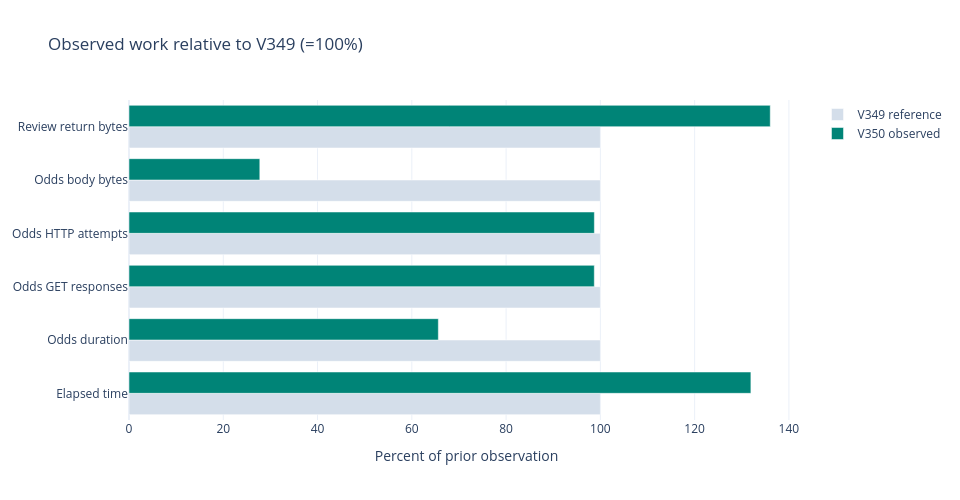

Notebook code for this chart:
### Markdown cell above
## Faster source work, with consolidation cost still visible

The same 302 fitted operations and accepted scientific result were preserved.
End-to-end elapsed time grew 31.93%, from 404.06 to 533.10 seconds.
The odds phase improved 34.37%, from 306.54 to 201.17 seconds, while consolidation
took 257.06 seconds. Custody-verified cleanup released 366,530,560 allocated bytes;
2,781,872,128 bytes were free afterward. Physical notebook/HTML moves numbered 472;
1,659 protected links and 175 private references remain distinct from moves.

These are sequential observations, not a controlled concurrency benchmark.
Provider latency and background load were not controlled. Request counts cover
the odds worker and exclude archival transfers. Negative percentage reductions mean
growth, not savings. Broader unknown containers fell from 7,774 to 71, but source
closure is unfinished. All 3,482 new canonical selections came from current-sport
endpoints without historical snapshots and add zero training admissions.
The recovery ledger records 7,677 event-bearing objects with zero supported
h2h/spreads/totals rows and one zero-event object. This does not prove empty
original provider payloads. The same two deterministic decode failures remain.

The home census covers 578,227 files and 1,595 root entries; 109 selected project
roots are a narrower scope. It is not a full hash-based duplicate or feature-dependency
inventory. A nominal 250 ms sampling cadence still incurred 61,773 forced probes.

The recent eleven-run ledger has zero SUCCESS, seven PARTIAL
and four STOPPED owner outcomes.
Three completed V350 workstreams do not create an overall success. The older V48
aggregate counters are reported history with overlapping categories; missing intermediate
executions prevent an exact updated all-time total.

### Code cell
import io, base64
import matplotlib.pyplot as plt
import plotly.graph_objects as go
from owner_replay import comparison_rows
measured = pd.DataFrame(comparison_rows(replay))
display(measured)
display(pd.DataFrame([replay['storage']]).T.rename(columns={0: 'Observed'}))
display(pd.DataFrame(replay['source_recovery']['products']))
organization = replay['organization']
display(pd.DataFrame([{
    'Physical moves': organization['physically_moved'],
    'Protected index links': organization['protected_index_links'],
    'Private references': organization['private_references_without_browse_links'],
    'Files in home census': organization['census_files'],
    'Root entries in home census': organization['census_root_entries'],
    'Selected project roots': organization['selected_project_root_entries']}]))
labels = ['Elapsed time', 'Odds duration', 'Odds GET responses',
          'Odds HTTP attempts', 'Odds body bytes', 'Review return bytes']
relative = (100 * measured['after'] / measured['before']).tolist()
before_label = replay['comparison']['baseline']['execution'].upper()
after_label = replay['execution'].upper()
comparison = go.Figure()
comparison.add_bar(y=labels, x=[100] * len(labels), name=before_label + ' reference',
                   orientation='h', marker_color='#d4deea')
comparison.add_bar(y=labels, x=relative, name=after_label + ' observed', orientation='h',
                   marker_color='#008477')
comparison.update_layout(title='Observed work relative to ' + before_label + ' (=100%)',
                         barmode='group', width=960, height=500,
                         template='plotly_white',
                         xaxis_title='Percent of prior observation')
static, ax = plt.subplots(figsize=(10, 5.2), layout='constrained')
yy = list(range(len(labels)))
ax.barh([v + .18 for v in yy], [100] * len(yy), height=.34,
        label=before_label + ' reference', color='#d4deea')
ax.barh([v - .18 for v in yy], relative, height=.34,
        label=after_label + ' observed', color='#008477')
ax.set(yticks=yy, yticklabels=labels, xlabel='Percent of prior observation',
       title='Observed work relative to ' + before_label
             + ' (=100%); not a controlled benchmark')
ax.legend(loc='lower right')
image = io.BytesIO()
static.savefig(image, format='png', dpi=120)
plt.close(static)
display({'application/vnd.plotly.v1+json': json.loads(comparison.to_json()),
         'image/png': base64.b64encode(image.getvalue()).decode()}, raw=True)
assert replay['systems']['negative_cache_hits'] == 2
assert replay['source_recovery']['new_historical_selection_records'] == 0
assert replay['storage']['unique_scientific_bytes_discarded'] == 0

### Figure 1 — Plotly figure (JSON) as saved in the notebook; plotly's stock layout.template omitted (floating-point values rounded to 4 significant figures)
{"data": [{"marker": {"color": "#d4deea"}, "name": "V349 reference", "orientation": "h", "type": "bar", "x": [100, 100, 100, 100, 100, 100], "y": ["Elapsed time", "Odds duration", "Odds GET responses", "Odds HTTP attempts", "Odds body bytes", "Review return bytes"]}, {"marker": {"color": "#008477"}, "name": "V350 observed", "orientation": "h", "type": "bar", "x": [131.9, 65.63, 98.71, 98.73, 27.75, 136.0], "y": ["Elapsed time", "Odds duration", "Odds GET responses", "Odds HTTP attempts", "Odds body bytes", "Review return bytes"]}], "layout": {"barmode": "group", "height": 500, "title": {"text": "Observed work relative to V349 (=100%)"}, "width": 960, "xaxis": {"title": {"text": "Percent of prior observation"}}}}
